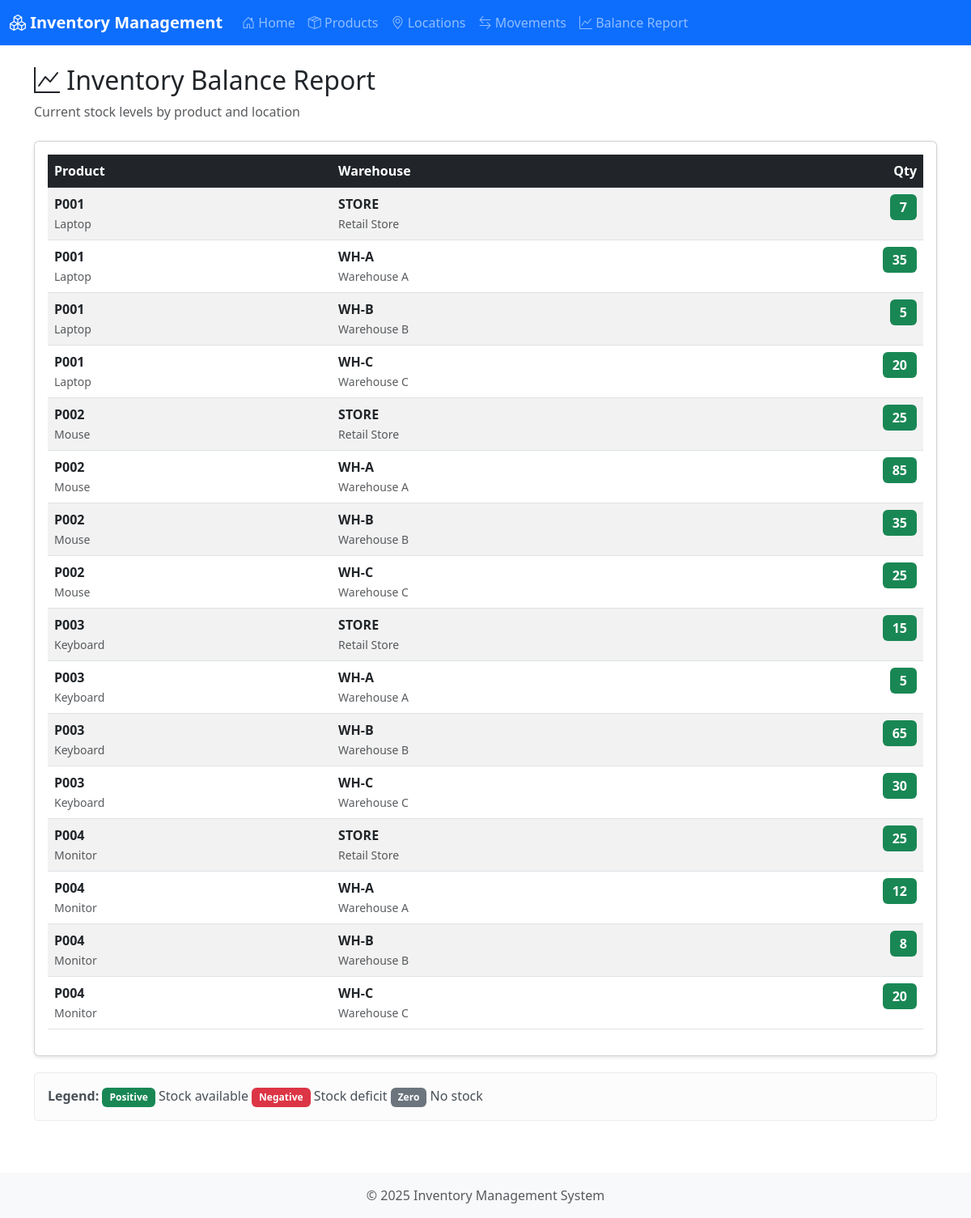
Screenshot of /report with the database file from the repository.
### models.py (models this page shows, shortened)
class Product(db.Model):
    __tablename__ = 'product'
    product_id = db.Column(db.String(50), primary_key=True)
    product_name = db.Column(db.String(100), nullable=False)
    description = db.Column(db.Text)
    movements = db.relationship('ProductMovement', backref='product', lazy=True, cascade='all, delete-orphan')

class Location(db.Model):
    __tablename__ = 'location'
    location_id = db.Column(db.String(50), primary_key=True)
    location_name = db.Column(db.String(100), nullable=False)
    movements_from = db.relationship('ProductMovement', foreign_keys='ProductMovement.from_location', backref='from_loc', lazy=True)
    movements_to = db.relationship('ProductMovement', foreign_keys='ProductMovement.to_location', backref='to_loc', lazy=True)

### app.py (the view)
@app.route('/report')
def report():
    balance_query = db.session.query(
        Product.product_id,
        Product.product_name,
        Location.location_id,
        Location.location_name,
        func.coalesce(
            func.sum(
                db.case(
                    (ProductMovement.to_location == Location.location_id, ProductMovement.qty),
                    else_=0
                )
            ) -
            func.sum(
                db.case(
                    (ProductMovement.from_location == Location.location_id, ProductMovement.qty),
                    else_=0
                )
            ),
            0
        ).label('balance')
    ).select_from(Product).join(
        ProductMovement, Product.product_id == ProductMovement.product_id
    ).join(
        Location,
        db.or_(
            ProductMovement.to_location == Location.location_id,
            ProductMovement.from_location == Location.location_id
        )
    ).group_by(
        Product.product_id,
        Product.product_name,
        Location.location_id,
        Location.location_name
    ).order_by(
        Product.product_id,
        Location.location_id
    ).all()
    return render_template('report.html', balances=balance_query)

### app.py (called while the page is built)
@app.context_processor
def inject_csrf_token():
    return dict(csrf_token=generate_csrf)

### templates/report.html (shortened to what this page needs)
{% extends "base.html" %}
{% block content %}
<div class="mb-4">
    <h2><i class="bi bi-graph-up"></i> Inventory Balance Report</h2>
    <p class="text-muted">Current stock levels by product and location</p>
</div>
{% if balances %}
<div class="card">
    <div class="card-body">
        <div class="table-responsive">
            <table class="table table-striped table-hover">
                <thead class="table-dark">
                    <tr>
                        <th>Product</th>
                        <th>Warehouse</th>
                        <th class="text-end">Qty</th>
                    </tr>
                </thead>
                <tbody>
                    {% for balance in balances %}
                    <tr>
                        <td>
                            <strong>{{ balance.product_id }}</strong><br>
                            <small class="text-muted">{{ balance.product_name }}</small>
                        </td>
                        <td>
                            <strong>{{ balance.location_id }}</strong><br>
                            <small class="text-muted">{{ balance.location_name }}</small>
                        </td>
                        <td class="text-end">
                            {% if balance.balance > 0 %}
                                <span class="badge bg-success fs-6">{{ balance.balance }}</span>
                            {% elif balance.balance < 0 %}
                                <span class="badge bg-danger fs-6">{{ balance.balance }}</span>
                            {% else %}
                                <span class="badge bg-secondary fs-6">0</span>
                            {% endif %}
                        </td>
                    </tr>
                    {% endfor %}
                </tbody>
            </table>
        </div>
    </div>
</div>
<div class="mt-3">
    <div class="alert alert-light">
        <strong>Legend:</strong>
        <span class="badge bg-success">Positive</span> Stock available
        <span class="badge bg-danger">Negative</span> Stock deficit
        <span class="badge bg-secondary">Zero</span> No stock
    </div>
</div>
{% else %}
<div class="alert alert-info">
    <i class="bi bi-info-circle"></i> No inventory data available yet. Add some product movements to see the balance report.
</div>
{% endif %}
{% endblock %}

### static/css/style.css (style rules this page uses)
body { min-height: 100vh; display: flex; flex-direction: column; }
.card { box-shadow: 0 2px 4px rgba(0,0,0,0.1); margin-bottom: 20px; }
.table th { font-weight: 600; }
.alert { border-radius: 5px; }
.badge { padding: 0.5em 0.75em; }

### rows the page displays
Product: product_id "P001", product_name "Laptop", location_id "STORE", location_name "Retail Store", balance "7", location_id "WH-A", location_name "Warehouse A", balance "35", location_id "WH-B", location_name "Warehouse B", balance "5", location_id "WH-C", location_name "Warehouse C", balance "20"
Product: product_id "P002", product_name "Mouse", location_id "STORE", location_name "Retail Store", balance "25", location_id "WH-A", location_name "Warehouse A", balance "85", location_id "WH-B", location_name "Warehouse B", balance "35", location_id "WH-C", location_name "Warehouse C"
Product: product_id "P003", product_name "Keyboard", location_id "STORE", location_name "Retail Store", balance "15", location_id "WH-A", location_name "Warehouse A", balance "5", location_id "WH-B", location_name "Warehouse B", balance "65", location_id "WH-C", location_name "Warehouse C", balance "30"
Product: product_id "P004", product_name "Monitor", location_id "STORE", location_name "Retail Store", balance "25", location_id "WH-A", location_name "Warehouse A", balance "12", location_id "WH-B", location_name "Warehouse B", balance "8", location_id "WH-C", location_name "Warehouse C", balance "20"
